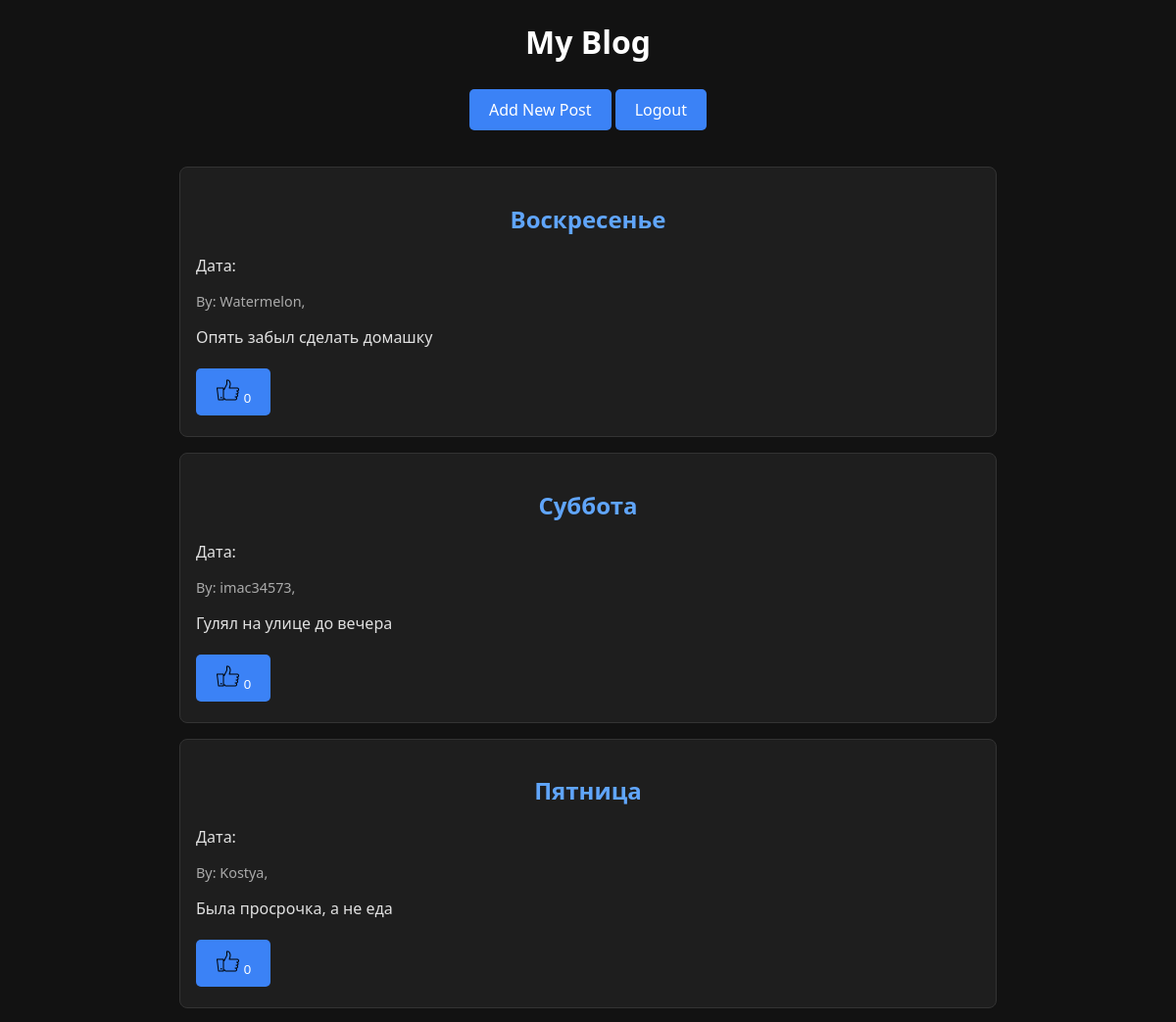
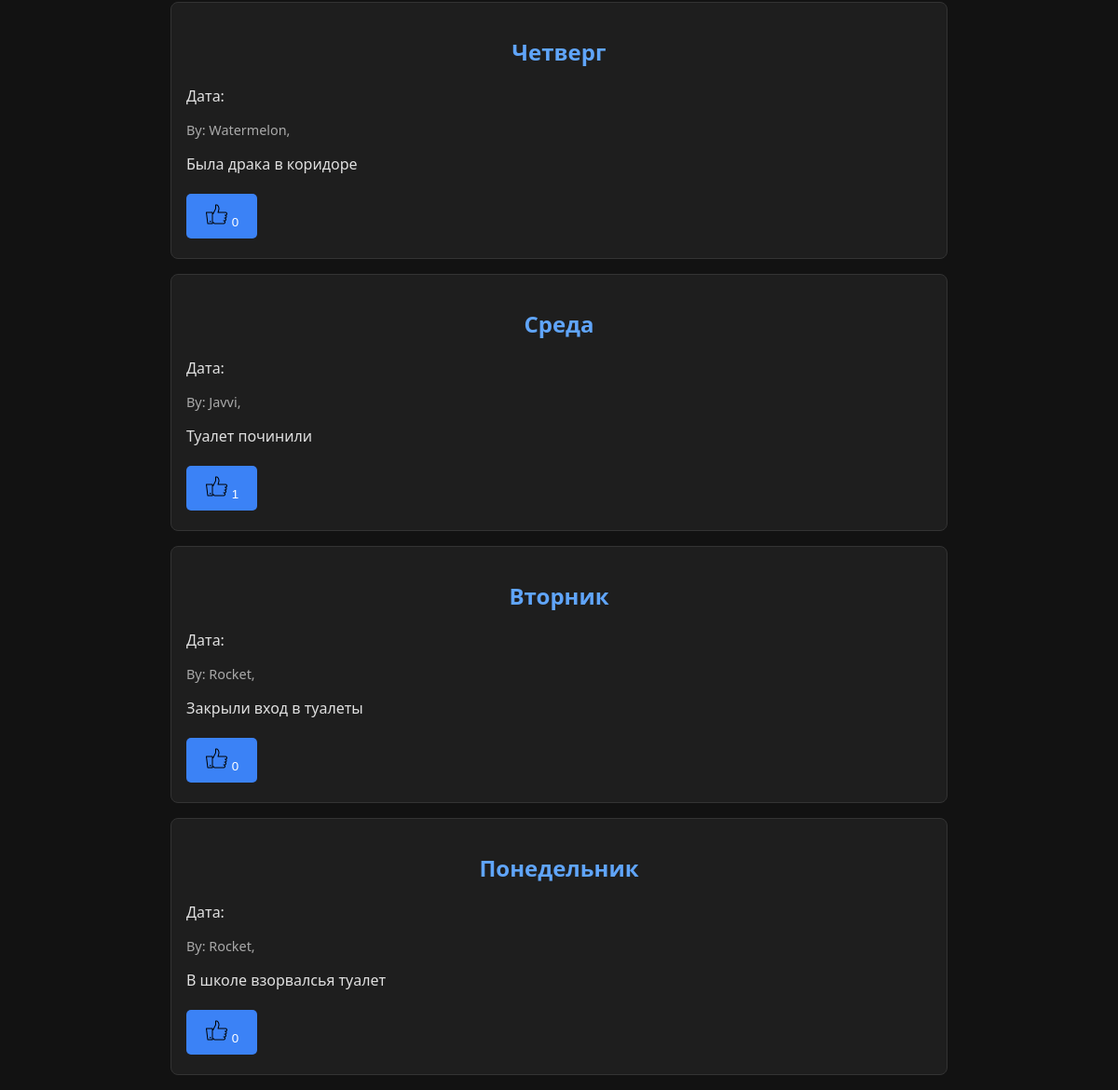
The app's page / (signed in) with its own data (2 pictures, top to bottom).
### tables this page shows
CREATE TABLE post (
      id INTEGER PRIMARY KEY AUTOINCREMENT,
      title TEXT NOT NULL,
      content TEXT NOT NULL
 , author_id);

### main.py (the view)
@app.route('/')
def index():
    cursor.execute('''
            SELECT
                post.id,
                post.title,
                post.content,
                post.author_id,
                user.username,
                COUNT(like.id) AS likes
            FROM
                post
            JOIN
                user ON post.author_id = user.id
            LEFT JOIN
                like ON post.id = like.post_id
            GROUP BY
                post.id, post.title, post.content, post.author_id, user.username''')
    result = cursor.fetchall()
    posts = []
    for post in reversed(result):
        posts.append({'id': post[0], 'title': post[1], 'content': post[2], 'author_id': post[3], 'username': post[4], 'likes': post[5]})
    if current_user.is_authenticated:
        cursor.execute(
            'SELECT post_id FROM like WHERE user_id = ?', (current_user.id, )
        )
        likes_result = cursor.fetchall()
        liked_posts = [like[0] for like in likes_result]
        for post in posts:
            post['liked'] = post['id'] in liked_posts
    context = {"posts": posts}
    return render_template('blog.html', **context)

### main.py (called while the page is built)
@login_manager.user_loader
def load_user(user_id):
    user = cursor.execute("SELECT * FROM user WHERE id = ?", (user_id,)).fetchone()
    if user is not None:
        return User(user[2], user[1], user[2])
    return None

@app.teardown_appcontext
def close_connection(exception):
    conn = getattr(Flask, '_database', None)
    if conn is not None:
        conn.close()

### templates/blog.html (shortened to what this page needs)
<!DOCTYPE html>
<html lang="en">
<head>
    <link rel="stylesheet" href="/static/style1.css">
</head>
<body>
    <h1>My Blog</h1>
    <div class="blog">
        <div class="buttons">
            {% if current_user.is_authenticated %}
                <a href="{{ url_for('add')}}" class="btn">Add New Post</a>
                <a href="{{ url_for('logout')}}" class="btn">Logout</a>
            {% else %}
                <a href="{{ url_for('login')}}" class="btn">Login</a>
                <a href="{{ url_for('register')}}" class="btn">Register</a>
            {% endif %}
        </div>
        {% for post in posts %}
        <div class="card">
            <h2>
                <a href="{{ url_for('post', post_id=post.id) }}">
                    {{ post.title }}
                </a>
            </h2>
            <p>Дата: {{ post.date }}</p>
            <p class="author">By: {{ post.username }}, {{ post.email }}</p>
            <p>{{ post.content }}</p>
            {% if current_user.is_authenticated %}
            <button onclick="location.href='{{ url_for('like_post', post_id=post.id) }}'">
            {% if post.liked %}
                <img src="/static/like.png" height="25">
            {% else %}
                <img src="/static/no_like.png" height="25">
            {% endif %}
                <span>{{ post.likes }}</span>
        </button>
            {% endif %}
        </div>
        {% endfor %}
    </div>
</body>
</html>

### static/style1.css (style rules this page uses)
body { margin: 0; font-family: 'Segoe UI', sans-serif; background-color: #121212; color: #e0e0e0; }
h1, h2, h3 { color: #ffffff; text-align: center; }
button, .btn { background-color: #3b82f6; color: white; border: none; padding: 10px 20px; margin: 5px 0; cursor: pointer; border-radius: 5px; transition: background-color 0.3s; text-decoration: none; display: inline-block; }
.card { background-color: #1e1e1e; border: 1px solid #333; padding: 1rem; margin: 1rem auto; max-width: 800px; border-radius: 8px; }
.author, .date { font-size: 0.9em; color: #aaa; }
.buttons { text-align: center; margin-bottom: 2rem; }
a { color: #60a5fa; text-decoration: none; }

### records on screen
post: title "Воскресенье", username "Watermelon", content "Опять забыл сделать домашку", likes "0"
post: title "Суббота", username "imac34573", content "Гулял на улице до вечера", likes "0"
post: title "Пятница", username "Kostya", content "Была просрочка, а не еда", likes "0"
post: title "Четверг", username "Watermelon", content "Была драка в коридоре", likes "0"
post: title "Среда", username "Javvi", content "Туалет починили", likes "1"
post: title "Вторник", username "Rocket", content "Закрыли вход в туалеты", likes "0"
post: title "Понедельник", username "Rocket", content "В школе взорвалсья туалет", likes "0"
